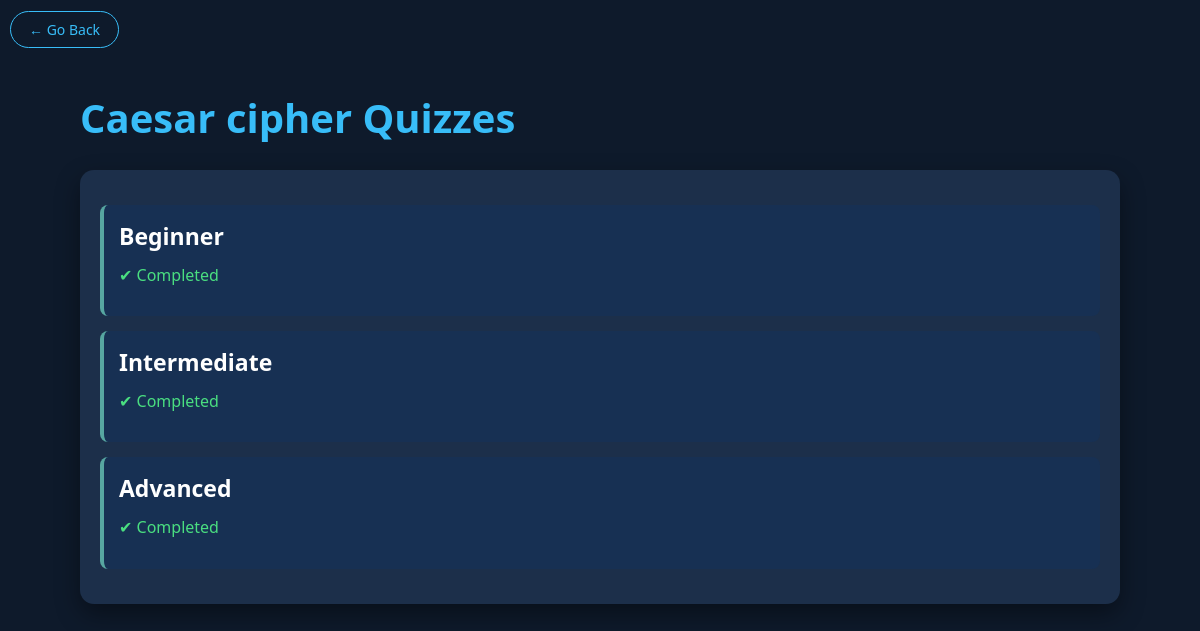
Page /lesson/1/quizzes/ (signed in) on the committed database.
### accounts/models.py (models this page shows, shortened)
class Lesson(models.Model):
    title = models.CharField(max_length=200)
    category = models.ForeignKey(Category, on_delete=models.CASCADE)
    theory = models.TextField()
    example = models.TextField()
    created_at = models.DateTimeField(auto_now_add=True)

class Quiz(models.Model):
    LEVEL_CHOICES = [
        ('beginner', 'Beginner'),
        ('intermediate', 'Intermediate'),
        ('advanced', 'Advanced'),
    ]
    lesson = models.ForeignKey(Lesson, on_delete=models.CASCADE)
    title = models.CharField(max_length=200)
    level = models.CharField(max_length=20, choices=LEVEL_CHOICES)
    created_at = models.DateTimeField(auto_now_add=True)

### accounts/views.py (the view)
# urls.py: path("lesson/<int:lesson_id>/quizzes/", views.lesson_quizzes, name="lesson_quizzes"),
@login_required
def lesson_quizzes(request, lesson_id):
    lesson = get_object_or_404(Lesson, id=lesson_id)
    quizzes = Quiz.objects.filter(lesson=lesson)
    beginner_passed = QuizProgress.objects.filter(
        user=request.user,
        quiz__lesson=lesson,
        quiz__level="beginner",
        passed=True
    ).exists()
    intermediate_passed = QuizProgress.objects.filter(
        user=request.user,
        quiz__lesson=lesson,
        quiz__level="intermediate",
        passed=True
    ).exists()
    advanced_passed = QuizProgress.objects.filter(
        user=request.user,
        quiz__lesson=lesson,
        quiz__level="advanced",
        passed=True
    ).exists()
    return render(request, "quiz/quiz_levels.html", {
        "lesson": lesson,
        "quizzes": quizzes,
        "beginner_passed": beginner_passed,
        "intermediate_passed": intermediate_passed,
        "advanced_passed": advanced_passed
    })

### accounts/templates/quiz/quiz_levels.html (shortened to what this page needs)
{% load static %}
<!DOCTYPE html>
<html>
<head>
    <link rel="stylesheet" href="{% static 'css/styles.css' %}">
</head>
<body>
<br>
<div class="back-wrapper">
<a href="{% url 'quiz_list' %}" class="back-btn">
← Go Back
</a>
</div>
<div class="container">
<h1>{{ lesson.title }} Quizzes</h1>
<div class="card">
{% for quiz in quizzes %}
<div class="box">
<h3>{{ quiz.level|title }}</h3>
{% if quiz.level == "beginner" %}
    {% if beginner_passed %}
        <p style="color:#4ade80;">✔ Completed</p>
    {% else %}
        <a href="{% url 'take_quiz' quiz.id %}" class="btn">Start Quiz</a>
    {% endif %}
{% elif quiz.level == "intermediate" %}
    {% if intermediate_passed %}
        <p style="color:#4ade80;">✔ Completed</p>
    {% elif beginner_passed %}
        <a href="{% url 'take_quiz' quiz.id %}" class="btn">Start Quiz</a>
    {% else %}
        <p style="color:#f87171;">🔒 Locked</p>
    {% endif %}
{% elif quiz.level == "advanced" %}
    {% if advanced_passed %}
        <p style="color:#4ade80;">✔ Completed</p>
    {% elif intermediate_passed %}
        <a href="{% url 'take_quiz' quiz.id %}" class="btn">Start Quiz</a>
    {% else %}
        <p style="color:#f87171;">🔒 Locked</p>
    {% endif %}
{% endif %}
</div>
{% endfor %}
</div>
</div>
</body>
</html>

### static/css/styles.css (style rules this page uses)
* { margin: 0; padding: 0; box-sizing: border-box; font-family: 'Segoe UI', Tahoma, sans-serif; }
body { font-family:'Montserrat', sans-serif; background-color: #0e1a2b; margin: 0; padding: 0; color: white; }
.container { max-width: 1100px; margin: auto; padding: 30px; }
h1 { font-size: 40px; margin-bottom: 20px; color: #38bdf8; }
h3 { font-size:23px; margin-bottom: 8px; }
.card { background: #1c2f4a; border-radius: 14px; padding: 20px; margin-bottom: 20px; box-shadow: 0 10px 25px rgba(0,0,0,0.4); transition: 0.3s; }
.box { background: #173053; border-left: 4px solid #57A6A1; padding: 15px; border-radius: 8px; margin: 15px 0; color: white; }
p { margin-bottom: 12px; line-height: 1.7; }
h1 { margin-bottom: 25px; }
h3 { margin-bottom: 10px; }
.back-btn { background: transparent; color: #38bdf8; border: 1px solid #38bdf8; padding: 8px 18px; border-radius: 30px; cursor: pointer; font-size: 14px; transition: 0.3s ease; margin-bottom: 20px; text-decoration: none; }
.back-wrapper { margin-left: 10px; margin-bottom: 20px; }

### rows in the picture
Lesson: title "Caesar cipher"
Quiz: level "Beginner", shows "✔ Completed"
Quiz: level "Intermediate", shows "✔ Completed"
Quiz: level "Advanced", shows "✔ Completed"
